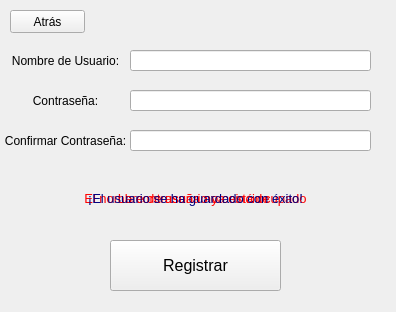
<?xml version="1.0" encoding="UTF-8"?>
<ui version="4.0">
 <class>Registro_DCCurve</class>
 <widget class="QWidget" name="Registro_DCCurve">
  <property name="geometry">
   <rect>
    <x>0</x>
    <y>0</y>
    <width>396</width>
    <height>312</height>
   </rect>
  </property>
  <property name="windowTitle">
   <string>Registro DCCurve</string>
  </property>
  <widget class="QLabel" name="label_usuario">
   <property name="geometry">
    <rect>
     <x>0</x>
     <y>50</y>
     <width>131</width>
     <height>21</height>
    </rect>
   </property>
   <property name="text">
    <string>Nombre de Usuario:</string>
   </property>
   <property name="alignment">
    <set>Qt::AlignCenter</set>
   </property>
  </widget>
  <widget class="QLineEdit" name="line_clave">
   <property name="geometry">
    <rect>
     <x>130</x>
     <y>90</y>
     <width>241</width>
     <height>21</height>
    </rect>
   </property>
  </widget>
  <widget class="QLabel" name="label_error_nombre">
   <property name="geometry">
    <rect>
     <x>0</x>
     <y>190</y>
     <width>391</width>
     <height>16</height>
    </rect>
   </property>
   <property name="palette">
    <palette>
     <active>
      <colorrole role="WindowText">
       <brush brushstyle="SolidPattern">
        <color alpha="255">
         <red>255</red>
         <green>0</green>
         <blue>0</blue>
        </color>
       </brush>
      </colorrole>
     </active>
     <inactive>
      <colorrole role="WindowText">
       <brush brushstyle="SolidPattern">
        <color alpha="255">
         <red>255</red>
         <green>0</green>
         <blue>0</blue>
        </color>
       </brush>
      </colorrole>
     </inactive>
     <disabled>
      <colorrole role="WindowText">
       <brush brushstyle="SolidPattern">
        <color alpha="255">
         <red>120</red>
         <green>120</green>
         <blue>120</blue>
        </color>
       </brush>
      </colorrole>
     </disabled>
    </palette>
   </property>
   <property name="font">
    <font>
     <pointsize>10</pointsize>
    </font>
   </property>
   <property name="text">
    <string>El nombre de usuario ya está ocupado</string>
   </property>
   <property name="alignment">
    <set>Qt::AlignCenter</set>
   </property>
  </widget>
  <widget class="QPushButton" name="boton_atras">
   <property name="geometry">
    <rect>
     <x>10</x>
     <y>10</y>
     <width>75</width>
     <height>23</height>
    </rect>
   </property>
   <property name="text">
    <string>Atrás</string>
   </property>
  </widget>
  <widget class="QLineEdit" name="line_usuario">
   <property name="geometry">
    <rect>
     <x>130</x>
     <y>50</y>
     <width>241</width>
     <height>21</height>
    </rect>
   </property>
  </widget>
  <widget class="QPushButton" name="boton_registrar">
   <property name="geometry">
    <rect>
     <x>110</x>
     <y>240</y>
     <width>171</width>
     <height>51</height>
    </rect>
   </property>
   <property name="sizePolicy">
    <sizepolicy hsizetype="Minimum" vsizetype="Fixed">
     <horstretch>0</horstretch>
     <verstretch>0</verstretch>
    </sizepolicy>
   </property>
   <property name="font">
    <font>
     <pointsize>12</pointsize>
    </font>
   </property>
   <property name="text">
    <string>Registrar</string>
   </property>
  </widget>
  <widget class="QLabel" name="label_clave">
   <property name="geometry">
    <rect>
     <x>0</x>
     <y>90</y>
     <width>131</width>
     <height>21</height>
    </rect>
   </property>
   <property name="text">
    <string>Contraseña:</string>
   </property>
   <property name="alignment">
    <set>Qt::AlignCenter</set>
   </property>
  </widget>
  <widget class="QLineEdit" name="line_conf_clave">
   <property name="geometry">
    <rect>
     <x>130</x>
     <y>130</y>
     <width>241</width>
     <height>21</height>
    </rect>
   </property>
  </widget>
  <widget class="QLabel" name="label_conf_clave">
   <property name="geometry">
    <rect>
     <x>0</x>
     <y>130</y>
     <width>131</width>
     <height>21</height>
    </rect>
   </property>
   <property name="text">
    <string>Confirmar Contraseña:</string>
   </property>
   <property name="alignment">
    <set>Qt::AlignCenter</set>
   </property>
  </widget>
  <widget class="QLabel" name="label_error_clave">
   <property name="geometry">
    <rect>
     <x>0</x>
     <y>190</y>
     <width>391</width>
     <height>16</height>
    </rect>
   </property>
   <property name="palette">
    <palette>
     <active>
      <colorrole role="WindowText">
       <brush brushstyle="SolidPattern">
        <color alpha="255">
         <red>255</red>
         <green>0</green>
         <blue>0</blue>
        </color>
       </brush>
      </colorrole>
     </active>
     <inactive>
      <colorrole role="WindowText">
       <brush brushstyle="SolidPattern">
        <color alpha="255">
         <red>255</red>
         <green>0</green>
         <blue>0</blue>
        </color>
       </brush>
      </colorrole>
     </inactive>
     <disabled>
      <colorrole role="WindowText">
       <brush brushstyle="SolidPattern">
        <color alpha="255">
         <red>120</red>
         <green>120</green>
         <blue>120</blue>
        </color>
       </brush>
      </colorrole>
     </disabled>
    </palette>
   </property>
   <property name="font">
    <font>
     <pointsize>10</pointsize>
    </font>
   </property>
   <property name="text">
    <string>La contraseña no coincide </string>
   </property>
   <property name="alignment">
    <set>Qt::AlignCenter</set>
   </property>
  </widget>
  <widget class="QLabel" name="label_exito">
   <property name="geometry">
    <rect>
     <x>0</x>
     <y>190</y>
     <width>391</width>
     <height>16</height>
    </rect>
   </property>
   <property name="palette">
    <palette>
     <active>
      <colorrole role="WindowText">
       <brush brushstyle="SolidPattern">
        <color alpha="255">
         <red>0</red>
         <green>0</green>
         <blue>127</blue>
        </color>
       </brush>
      </colorrole>
     </active>
     <inactive>
      <colorrole role="WindowText">
       <brush brushstyle="SolidPattern">
        <color alpha="255">
         <red>0</red>
         <green>0</green>
         <blue>127</blue>
        </color>
       </brush>
      </colorrole>
     </inactive>
     <disabled>
      <colorrole role="WindowText">
       <brush brushstyle="SolidPattern">
        <color alpha="255">
         <red>120</red>
         <green>120</green>
         <blue>120</blue>
        </color>
       </brush>
      </colorrole>
     </disabled>
    </palette>
   </property>
   <property name="font">
    <font>
     <pointsize>10</pointsize>
    </font>
   </property>
   <property name="text">
    <string>¡El usuario se ha guardado con éxito!</string>
   </property>
   <property name="alignment">
    <set>Qt::AlignCenter</set>
   </property>
  </widget>
 </widget>
 <resources/>
 <connections/>
</ui>
